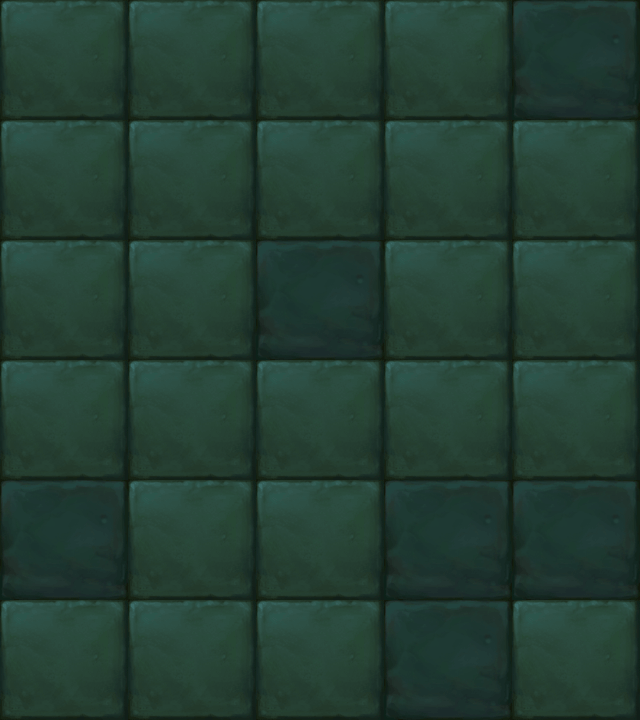

Tiled map render using the project's own tile images. Description and the map definition, with tile-layer contents summarised, below:
An orthogonal 5x6 tile map with 128x120 px tiles, 1 tile layer (块层 1).

<map version="1.0" orientation="orthogonal" width="5" height="6" tilewidth="128" tileheight="120">
 <tileset firstgid="1" name="map030" tilewidth="128" tileheight="120">
  <image source="map030.png" width="256" height="120" />
 </tileset>
 <layer name="块层 1" width="5" height="6">
  <data>[30 cells, 30 non-empty, 2 distinct tile ids]</data>
 </layer>
</map>
